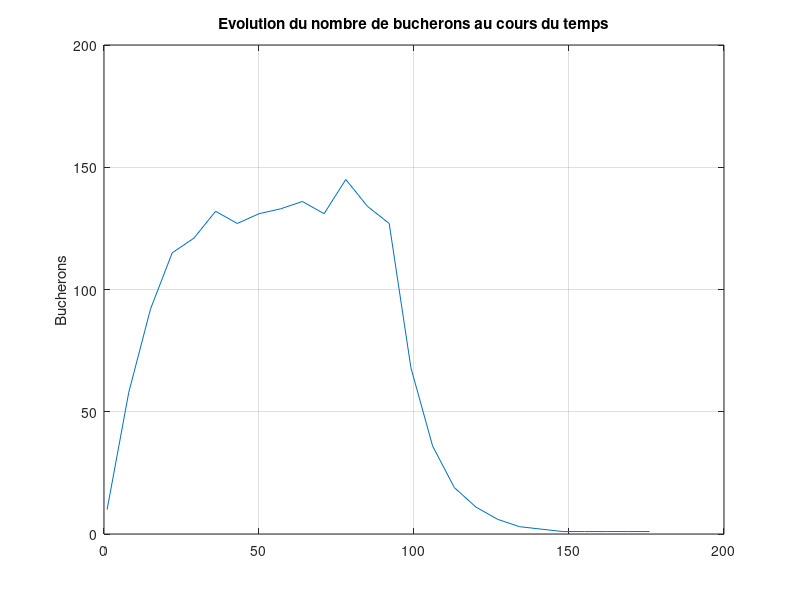

The MATLAB script that drew this image:
clear all;
close all;

#Importation des donn�es
buch=load("Bucherons.txt");
n=buch(:,2);
j=buch(:,1);

#Affichage
figure(1);
plot(j,n);
title("Evolution du nombre de bucherons au cours du temps");
ylabel("Bucherons");
grid;